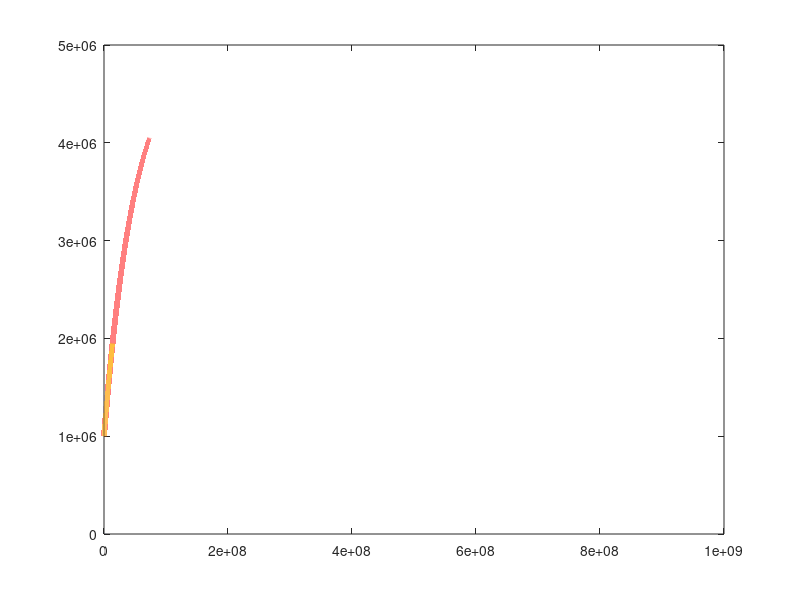
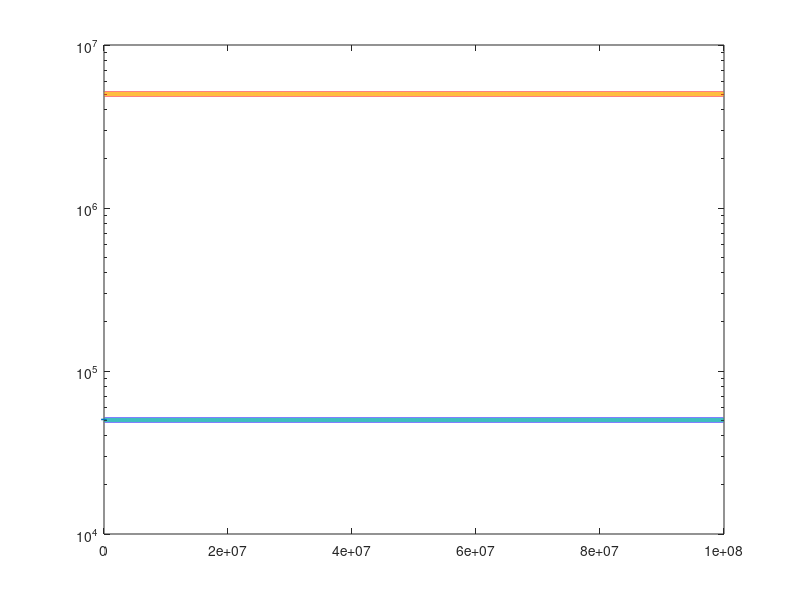

Reproduce these figures in MATLAB, in order.
%% Parameters
W = 0.1;

b = 2e-6;
d=2e-6;
p = 2e-4;

%% Time steps
deltat = 1e3;
n = 1e6;

%% Pre-allocate and set initial conditions
M1 = nan.*ones(n,1);
M2 = nan.*ones(n,1);
ts = nan.*ones(n,1);

M1(1) = 1e4;
M2(1) = 1e6;
ts(1) = 0;

%% Forward Euler for loop
for t = 1:n
    
    ts(t+1) = ts(t) + deltat;
    M1(t+1) = M1(t) + deltat*(W + d*M2(t) - (p+b)*M1(t));
    M2(t+1) = M2(t) + deltat*(p*M1(t) - d*M2(t));
    
end

%% Plot
figure;plot(ts,M1,'linewidth',4);hold on;plot(ts,M2,'linewidth',4)

%% Volcanic eruption
deltat = 1000;
n = 100000;

M1v = nan.*ones(n,1);
M2v = nan.*ones(n,1);
tsv = nan.*ones(n,1);

M1v(1) = M1(end);
M2v(1) = M2(end);
tsv(1) = 0;


for t = 1:n

    if(t==1)
        W=1;
    else
        W=0.1;
    end
    
    tsv(t+1) = tsv(t) + deltat;
    M1v(t+1) = M1v(t) + deltat*(W + d*M2v(t) - (p+b)*M1v(t));
    M2v(t+1) = M2v(t) + deltat*(p*M1v(t) - d*M2v(t));
    
end

%% Plot
figure;semilogy(tsv,M1v,'linewidth',4);hold on;semilogy(tsv,M2v,'linewidth',4)
